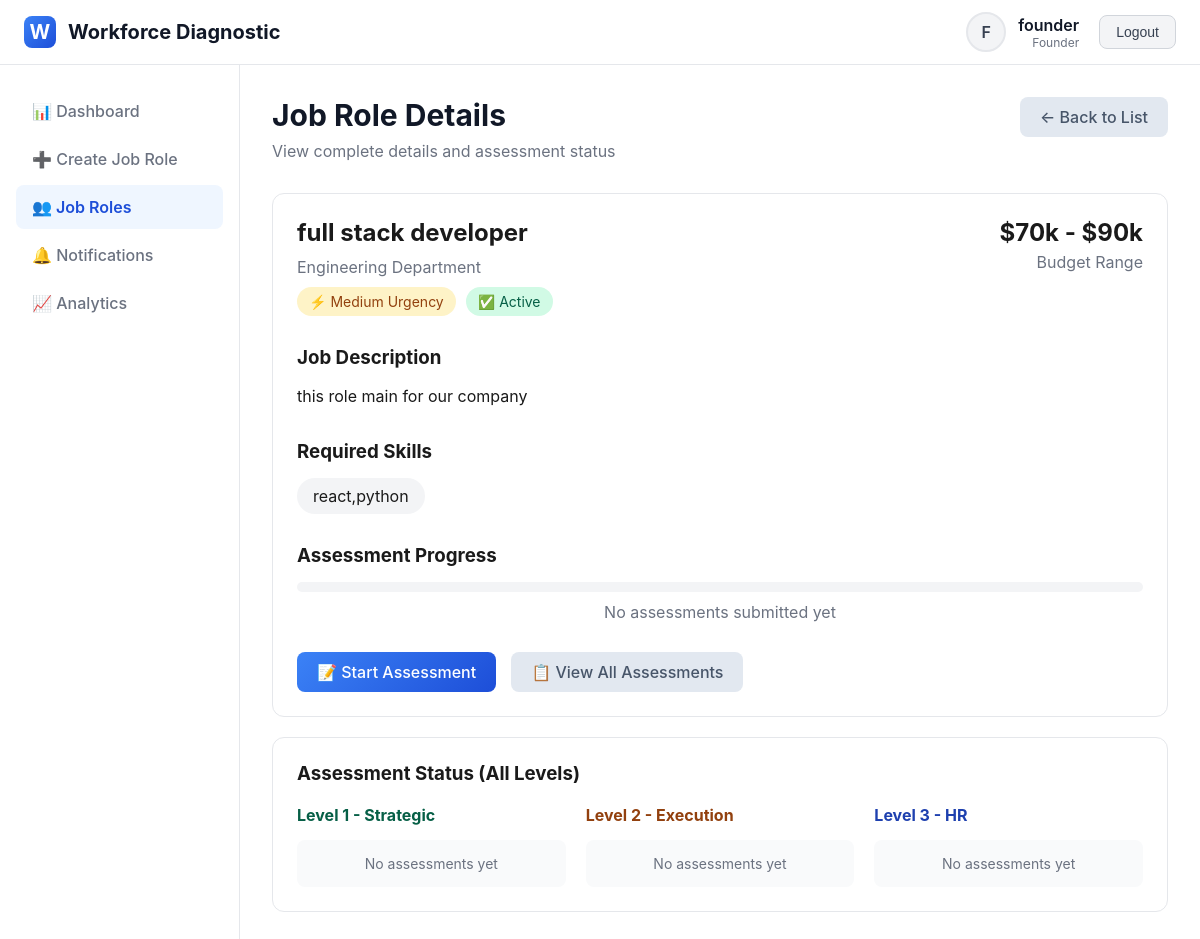
Before: /job-roles/1/ (signed in) with the older database file.
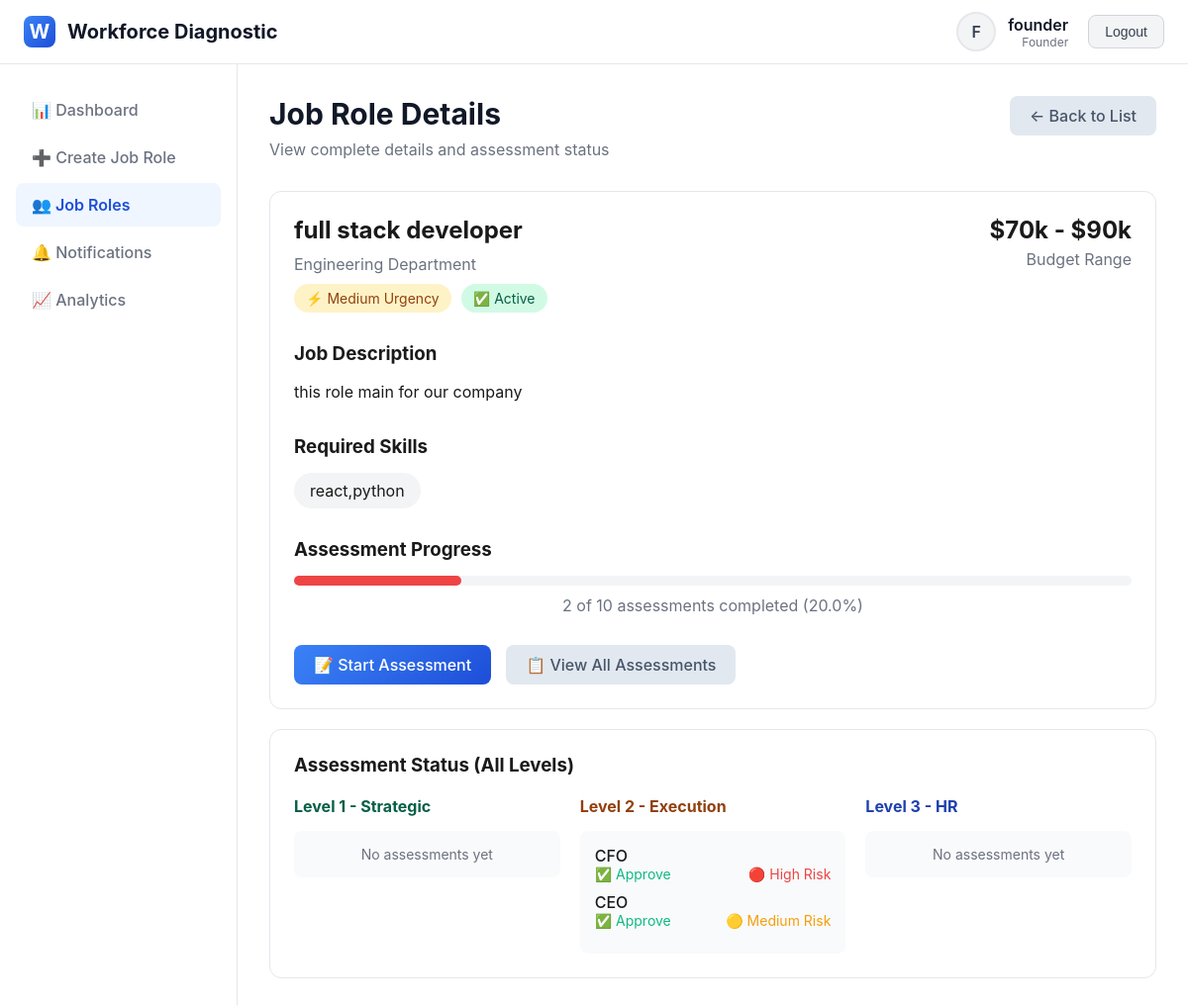
After: the same page with the newer database file.
### diagnostic_app/models.py (models this page shows, shortened)
class JobRole(models.Model):
    STATUS_CHOICES = [
        ('draft', 'Draft'),
        ('active', 'Active'),
        ('completed', 'Completed'),
        ('cancelled', 'Cancelled'),
    ]
    title = models.CharField(max_length=200)
    department = models.CharField(max_length=100)
    description = models.TextField()
    required_skills = models.TextField()
    experience_level = models.CharField(max_length=50)
    budget_range = models.CharField(max_length=100)
    urgency = models.CharField(max_length=20, choices=[
        ('low', 'Low'),
        ('medium', 'Medium'),
        ('high', 'High')
    ])
    created_by = models.ForeignKey(User, on_delete=models.CASCADE, related_name='created_jobs')
    created_at = models.DateTimeField(auto_now_add=True)
    status = models.CharField(max_length=20, choices=STATUS_CHOICES, default='draft')

class RoleAssignment(models.Model):
    job_role = models.ForeignKey(JobRole, on_delete=models.CASCADE, related_name='assignments')
    user = models.ForeignKey(User, on_delete=models.CASCADE, related_name='assignments')
    assigned_at = models.DateTimeField(auto_now_add=True)
    is_completed = models.BooleanField(default=False)
    completed_at = models.DateTimeField(null=True, blank=True)
    class Meta:
        unique_together = ['job_role', 'user']

class DiagnosticSubmission(models.Model):
    RISK_CHOICES = [
        ('low', '🟢 Low Risk'),
        ('medium', '🟡 Medium Risk'),
        ('high', '🔴 High Risk'),
    ]
    DECISION_CHOICES = [
        ('approve', '✅ Approve'),
        ('decline', '❌ Decline'),
    ]
    job_role = models.ForeignKey(JobRole, on_delete=models.CASCADE, related_name='submissions')
    user = models.ForeignKey(User, on_delete=models.CASCADE, related_name='submissions')
    submitted_at = models.DateTimeField(auto_now_add=True)
    q0_roi_analysis = models.IntegerField(verbose_name='ROI Projection Score', choices=[(i, str(i)) for i in range(1, 6)],
                                         help_text='Rate the projected ROI (1=Very Low, 5=Very High)',
                                         null=True, blank=True)
    q0_cash_flow_impact = models.IntegerField(verbose_name='Cash Flow Impact', choices=[(i, str(i)) for i in range(1, 6)],
                                            help_text='Rate the impact on cash flow (1=Negative, 5=Positive)',
                                            null=True, blank=True)
    q0_budget_alignment = models.BooleanField(verbose_name='Aligned with Annual Budget',
                                            help_text='Is this role accounted for in the current fiscal year budget?',
                                            null=True, blank=True)
    q0_funding_source = models.CharField(verbose_name='Funding Source', max_length=50,
                                       choices=[
                                           ('operational', 'Operational Budget'),
                                           ('contingency', 'Contingency Fund'),
                                           ('new_funding', 'Requires New Funding'),
                                           ('cost_center', 'Cost Center Budget')
                                       ], null=True, blank=True)
    q1_business_alignment = models.IntegerField(choices=[(i, str(i)) for i in range(1, 6)], null=True, blank=True)
    q2_financial_risk = models.IntegerField(choices=[(i, str(i)) for i in range(1, 6)], null=True, blank=True)
    q3_long_term_impact = models.IntegerField(choices=[(i, str(i)) for i in range(1, 6)], null=True, blank=True)
    q4_budget_approval = models.BooleanField(null=True, blank=True)
    q5_strategic_priority = models.CharField(max_length=10, choices=[
        ('low', 'Low'), ('medium', 'Medium'), ('high', 'High')
    ], null=True, blank=True)
    q6_skill_availability = models.CharField(max_length=10, choices=[
        ('low', 'Low'), ('medium', 'Medium'), ('high', 'High')
    ], null=True, blank=True)
    q7_execution_feasibility = models.IntegerField(choices=[(i, str(i)) for i in range(1, 6)], null=True, blank=True)
    q8_team_dependency = models.IntegerField(choices=[(i, str(i)) for i in range(1, 6)], null=True, blank=True)
    q9_timeline_risk = models.CharField(max_length=10, choices=[
        ('low', 'Low'), ('medium', 'Medium'), ('high', 'High')
    ], null=True, blank=True)
    q10_mentor_available = models.BooleanField(null=True, blank=True)
    q11_talent_availability = models.CharField(max_length=10, choices=[
        ('low', 'Low'), ('medium', 'Medium'), ('high', 'High')
    ], null=True, blank=True)
    q12_cost_validation = models.BooleanField(null=True, blank=True)
    q13_process_readiness = models.IntegerField(choices=[(i, str(i)) for i in range(1, 6)], null=True, blank=True)
    q14_onboarding_capacity = models.BooleanField(null=True, blank=True)
    q15_market_competition = models.CharField(max_length=10, choices=[
        ('low', 'Low'), ('medium', 'Medium'), ('high', 'High')
    ], null=True, blank=True)
    decision = models.CharField(max_length=10, choices=DECISION_CHOICES)
    decline_reason = models.TextField(blank=True)
    decline_category = models.CharField(max_length=50, blank=True, choices=[
        ('budget_constraint', 'Budget constraint'),
        ('skill_unavailability', 'Skill unavailability'),
        ('timeline_risk', 'Timeline risk'),
        ('team_dependency', 'Team dependency'),
        ('business_misalignment', 'Business misalignment'),
        ('operational_gap', 'Operational readiness gap'),
    ])
    risk_level = models.CharField(max_length=10, choices=RISK_CHOICES)
    corrective_guidance = models.TextField(blank=True)

class User(AbstractUser):
    ROLE_CHOICES = [
        ('founder', 'Founder'),
        ('co_founder', 'Co-Founder'),
        ('ceo', 'CEO'),
        ('cfo', 'CFO'),
        ('cto', 'CTO / Tech Lead'),
        ('coo', 'COO'),
        ('project_head', 'Project Head / Team Lead'),
        ('hr_manager', 'HR Manager / People Operations'),
        ('recruiter', 'Recruiter'),
        ('hr_executive', 'HR Executive'),
    ]
    role = models.CharField(max_length=20, choices=ROLE_CHOICES)
    phone = models.CharField(max_length=15, blank=True)
    def get_level(self):
        level_map = {
            'founder': 1, 'co_founder': 1,
            'ceo': 2, 'cfo': 2,
            'cto': 2, 'coo': 2, 'project_head': 2,
            'hr_manager': 3, 'recruiter': 3, 'hr_executive': 3
        }
        return level_map.get(self.role, 0)
    def can_create_job_roles(self):
        return self.role in ['founder', 'co_founder']

### diagnostic_app/views.py (the view)
# urls.py: path('job-roles/<int:job_id>/', views.job_role_detail_view, name='job_role_detail'),
@login_required
def job_role_detail_view(request, job_id):
    job = get_object_or_404(JobRole, id=job_id)
    if request.user.get_level() != 1:
        if not RoleAssignment.objects.filter(job_role=job, user=request.user).exists():
            messages.error(request, 'You are not assigned to this job role.')
            return redirect('dashboard')
    user_submission = DiagnosticSubmission.objects.filter(job_role=job, user=request.user).first()
    assignments = RoleAssignment.objects.filter(job_role=job)
    total_assignments = assignments.count()
    completed_assignments = assignments.filter(is_completed=True).count()
    progress = round((completed_assignments / total_assignments * 100) if total_assignments > 0 else 0, 1)
    submissions = DiagnosticSubmission.objects.filter(job_role=job)
    level1_subs = submissions.filter(user__role__in=['founder', 'co_founder'])
    level2_subs = submissions.filter(user__role__in=['ceo', 'cfo', 'cto', 'coo', 'project_head'])
    level3_subs = submissions.filter(user__role__in=['hr_manager', 'recruiter', 'hr_executive'])
    all_users = User.objects.all()
    context = {
        'job': job,
        'user_submission': user_submission,
        'assignments': assignments,
        'submissions': submissions,
        'level1_subs': level1_subs,
        'level2_subs': level2_subs,
        'level3_subs': level3_subs,
        'progress': progress,
        'total_assignments': total_assignments,
        'completed_assignments': completed_assignments,
        'all_users': all_users,  # Add this line
    }
    return render(request, 'diagnostic_app/job_role_detail.html', context)

### diagnostic_app/templates/diagnostic_app/job_role_detail.html (shortened to what the changed rows need)
{% extends 'diagnostic_app/base.html' %}
{% block content %}
<div class="page-header">
    <div style="display: flex; justify-content: space-between; align-items: flex-start;">
        <div>
            <h1>Job Role Details</h1>
        </div>
    </div>
</div>
<div class="card">
    <div style="display: flex; justify-content: space-between; align-items: flex-start; margin-bottom: 30px;">
        <div>
            <h2 style="margin-bottom: 10px;">{{ job.title }}</h2>
            <p style="color: #6b7280; margin-bottom: 5px;">{{ job.department }} Department</p>
            <div style="display: flex; gap: 10px; margin-top: 10px;">
                <span style="padding: 6px 12px; background:
                    {% if job.urgency == 'high' %}#fee2e2; color: #991b1b;
                    {% elif job.urgency == 'medium' %}#fef3c7; color: #92400e;
                    {% else %}#d1fae5; color: #065f46;
                    {% endif %}; border-radius: 20px; font-size: 14px;">
                    {% if job.urgency == 'high' %}⚡ High Urgency
                    {% elif job.urgency == 'medium' %}⚡ Medium Urgency
                    {% else %}⚡ Low Urgency
                    {% endif %}
                </span>
                <span style="padding: 6px 12px; background: #d1fae5; color: #065f46; border-radius: 20px; font-size: 14px;">
                    ✅ {{ job.status|title }}
                </span>
            </div>
        </div>
        <div style="text-align: right;">
            <div style="font-size: 24px; font-weight: bold; margin-bottom: 5px;">{{ job.budget_range }}</div>
            <div style="color: #6b7280;">Budget Range</div>
        </div>
    </div>
    <div style="margin-bottom: 30px;">
        <h3 style="margin-bottom: 15px;">Job Description</h3>
        <p style="line-height: 1.6;">{{ job.description }}</p>
    </div>
    <div style="margin-bottom: 30px;">
        <div style="display: flex; flex-wrap: wrap; gap: 10px;">
            {% for skill in job.required_skills.split %}
                {% if skill.strip %}
                <span style="padding: 8px 16px; background: #f3f4f6; border-radius: 20px;">{{ skill.strip }}</span>
                {% endif %}
            {% empty %}
            <span style="padding: 8px 16px; background: #f3f4f6; border-radius: 20px;">No skills specified</span>
            {% endfor %}
        </div>
    </div>
    <div style="margin-bottom: 30px;">
        <h3 style="margin-bottom: 15px;">Assessment Progress</h3>
        <div style="background: #f3f4f6; height: 10px; border-radius: 5px; margin-bottom: 10px;">
            <div style="width: {{ progress }}%; height: 100%; background:
                {% if progress == 100 %}#10b981;
                {% elif progress >= 50 %}#f59e0b;
                {% else %}#ef4444;
                {% endif %}; border-radius: 5px;"></div>
        </div>
        <p style="color: #6b7280; text-align: center;">
            {% if progress == 0 %}
            No assessments submitted yet
            {% else %}
            {{ completed_assignments }} of {{ total_assignments }} assessments completed ({{ progress }}%)
            {% endif %}
        </p>
    </div>
    <div style="display: flex; gap: 15px;">
        {% if not user_submission %}
            {% for assignment in assignments %}
                {% if assignment.user == user and not assignment.is_completed %}
                <a href="{% url 'diagnostic' job.id %}" class="btn btn-primary">
                    📝 Start Assessment
                </a>
                {% endif %}
            {% endfor %}
        {% else %}
        <a href="{% url 'submission_detail' user_submission.id %}" class="btn btn-success">
            ✅ View Your Assessment
        </a>
        {% endif %}
        {% if user.get_level == 1 %}
        <a href="{% url 'results' job.id %}" class="btn btn-secondary">
            📋 View All Assessments
        </a>
        {% endif %}
    </div>
</div>
{% if user.get_level == 1 %}
<div class="card">
    <div style="display: grid; grid-template-columns: repeat(3, 1fr); gap: 20px;">
        <div>
            <div style="background: #f9fafb; padding: 15px; border-radius: 8px;">
                {% for sub in level2_subs %}
                <div style="margin-bottom: 10px;">
                    <div style="font-weight: 500;">{{ sub.user.get_role_display }}</div>
                    <div style="display: flex; justify-content: space-between; font-size: 14px;">
                        <span style="color: {% if sub.decision == 'approve' %}#10b981{% else %}#ef4444{% endif %};">
                            {{ sub.get_decision_display }}
                        </span>
                        <span style="color: {% if sub.risk_level == 'low' %}#10b981{% elif sub.risk_level == 'medium' %}#f59e0b{% else %}#ef4444{% endif %};">
                            {{ sub.get_risk_level_display }}
                        </span>
                    </div>
                </div>
                {% empty %}
                <div style="color: #6b7280; font-size: 14px; text-align: center;">
                    No assessments yet
                </div>
                {% endfor %}
            </div>
        </div>
    </div>
</div>
{% endif %}
{% endblock %}

Changed rows visible on the page:
added DiagnosticSubmission: user.role "CFO", decision "✅ Approve", risk_level "🔴 High Risk"
added DiagnosticSubmission: user.role "CEO", decision "✅ Approve", risk_level "🟡 Medium Risk"
Other visible differences:
{{ completed_assignments }}: (not shown) → "2"
{{ total_assignments }}: (not shown) → "10"
{{ progress }}: (not shown) → "20.0"
text no longer shown: "No assessments submitted yet No assessments yet"
text now shown: "of assessments completed ( %)"
